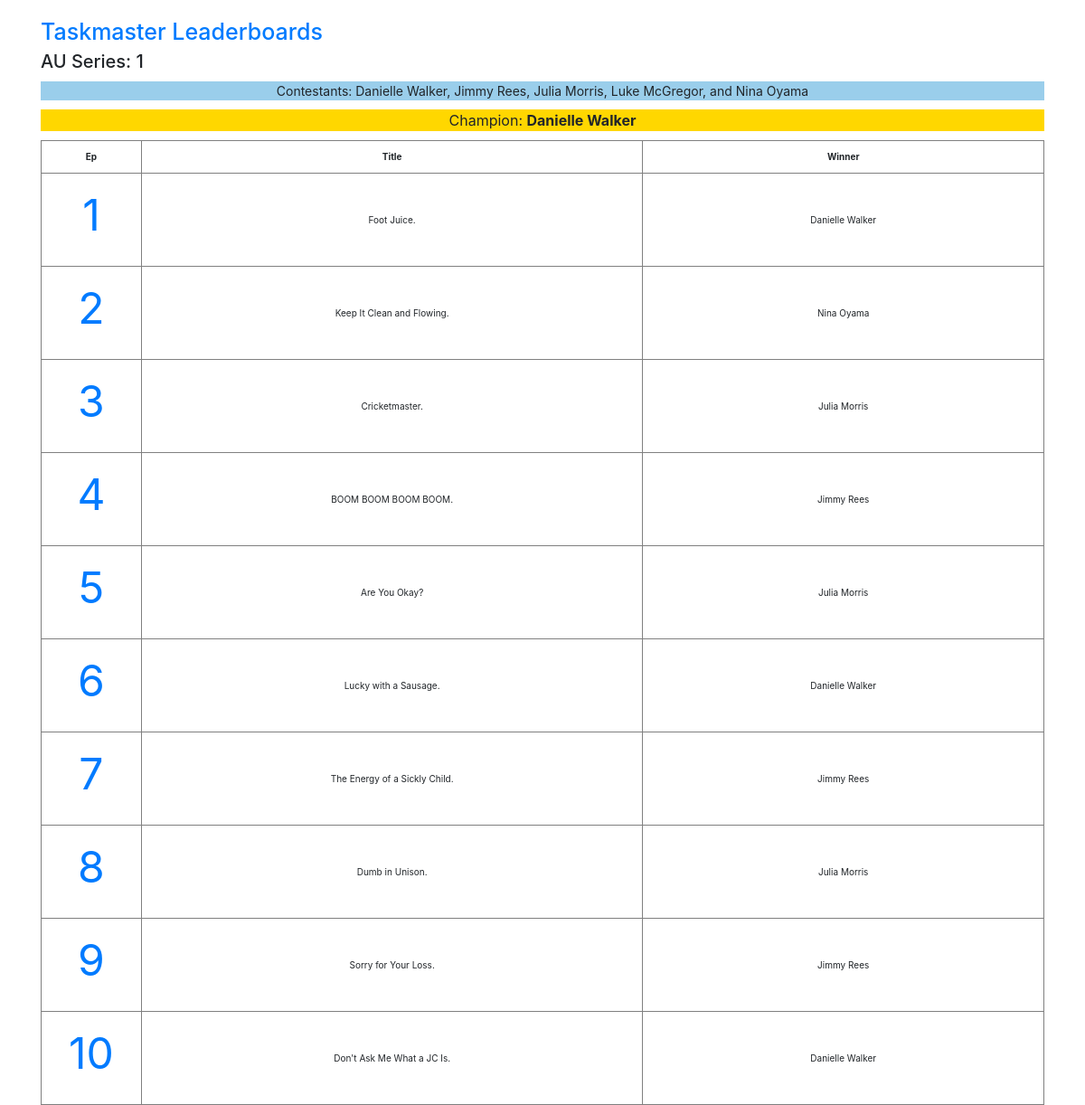
/series.php?series=1&country=AU, run on the app's committed database.
### tables this page shows
CREATE TABLE `series` (
  `id` int NOT NULL,
  `featured` int NOT NULL DEFAULT '0',
  `country` varchar(2) NOT NULL,
  `taskmaster` varchar(100) NOT NULL,
  `assistant` varchar(100) NOT NULL,
  `series` varchar(5) NOT NULL,
  `airdate_range` varchar(50) NOT NULL,
  `version` varchar(80) NOT NULL,
  `num` varchar(2) NOT NULL,
  `chair_1` varchar(100) NOT NULL,
  `chair_2` varchar(100) NOT NULL,
  `chair_3` varchar(100) NOT NULL,
  `chair_4` varchar(100) NOT NULL,
  `chair_5` varchar(100) NOT NULL,
  `score_chair_1` decimal(10,1) NOT NULL,
  `score_chair_2` decimal(10,1) NOT NULL,
  `score_chair_3` decimal(10,1) NOT NULL,
  `score_chair_4` decimal(10,1) NOT NULL,
  `score_chair_5` decimal(10,1) NOT NULL,
  `champion` varchar(200) NOT NULL,
  `series_note` varchar(300) DEFAULT NULL
);

CREATE TABLE `episodes` (
  `id` int NOT NULL,
  `country` varchar(2) DEFAULT NULL,
  `series` varchar(4) DEFAULT NULL,
  `episode` varchar(4) DEFAULT NULL,
  `ep_title` varchar(100) DEFAULT NULL,
  `ep_airdate` varchar(50) DEFAULT NULL,
  `ep_winner` varchar(50) DEFAULT NULL
);

### series.php (the view, shortened to what this page needs)
<!DOCTYPE html>
<html lang="en">
  <head>
    <link rel="stylesheet" href="https://cdn.jsdelivr.net/npm/bootstrap@3.4.1/dist/css/bootstrap.min.css">
    <link rel="stylesheet" href="https://stackpath.bootstrapcdn.com/bootstrap/4.5.2/css/bootstrap.min.css">
      </head>
  <body>
<?php
require "db.php";
$con=mysqli_connect($host, $username, $password, $dbname);
?>
<div class="container">
<?php
$country= $_GET['country'];
$series= $_GET['series'];
  echo "<h1 style='margin-top:20px;'><a href='index.php'>Taskmaster Leaderboards</a></h1>";
  echo "<h2 style='margin-top:6px;'>$country Series: $series</h2>";
?>
<table border='1' style='width:100%;table-layout: fixed;'>
<?php
  $result1 = mysqli_query($con,"SELECT * FROM series WHERE series = '$series' AND country LIKE '%$country%' LIMIT 1");
  while($row1 = mysqli_fetch_assoc($result1))
  {
  $chair_1 = $row1['chair_1'];
  $chair_2 = $row1['chair_2'];
  $chair_3 = $row1['chair_3'];
  $chair_4 = $row1['chair_4'];
  $chair_5 = $row1['chair_5'];
  $champion = $row1['champion'];
  echo "<p style='text-align:center;margin-top:10px;font-size:14px;background-color: #9ACEEB;'>Contestants: " . $chair_1 . ", " . $chair_2 . ", " . $chair_3 . ", " . $chair_4 . ", and " . $chair_5 . "</p>";
  echo "<p style='text-align:center;margin-top:10px;font-size:16px;background-color: gold;'>Champion: <b>$champion</b></p>";
  }
              $result2 = mysqli_query($con,"SELECT * FROM episodes WHERE series = '$series' AND country LIKE '%$country%'");
              $num_rows = mysqli_num_rows($result2);
                      if(!$num_rows){
                        die;
                      }
                      else
                      {
                        echo "<tr>";
                        echo "<td width=10%><center><b>Ep</b></center></td>";
                        echo "<td width=50%><center><b>Title</b></center></td>";
                        echo "<td><center><b>Winner</b></center></td>";
                        echo "</tr>";
                              while($row = mysqli_fetch_assoc($result2))
                                {
                                $episode = $row['episode'];
                                $ep_title = $row['ep_title'];
                                $ep_winner = $row['ep_winner'];
                                echo "<tr>";
                                echo "<td><center><p style='font-size:4vw'><a href='score-along.php?country=$country&series=$series&episode=$episode'>$episode</a></p></center></td>";
                                echo "<td><center>" . $ep_title . "</center></td>";
                                echo "<td><center>" . $ep_winner . "</center></td>";
                                echo "</tr>";
                                }
                        }
echo "</table>";
?>
</div>
</body>
</html>

### series.php (style rules this page uses)
th, td { padding-left: 10px; padding-right: 10px; padding-top: 10px; padding-bottom: 10px; }

### data on the page
series: chair_1 "Danielle Walker", chair_2 "Jimmy Rees", chair_3 "Julia Morris", chair_4 "Luke McGregor", chair_5 "Nina Oyama", champion "Danielle Walker"
episodes: episode "1", ep_title "Foot Juice.", ep_winner "Danielle Walker"
episodes: episode "2", ep_title "Keep It Clean and Flowing.", ep_winner "Nina Oyama"
episodes: episode "3", ep_title "Cricketmaster.", ep_winner "Julia Morris"
episodes: episode "4", ep_title "BOOM BOOM BOOM BOOM.", ep_winner "Jimmy Rees"
episodes: episode "5", ep_title "Are You Okay?", ep_winner "Julia Morris"
episodes: episode "6", ep_title "Lucky with a Sausage.", ep_winner "Danielle Walker"
episodes: episode "7", ep_title "The Energy of a Sickly Child.", ep_winner "Jimmy Rees"
episodes: episode "8", ep_title "Dumb in Unison.", ep_winner "Julia Morris"
episodes: episode "9", ep_title "Sorry for Your Loss.", ep_winner "Jimmy Rees"
episodes: episode "10", ep_title "Don't Ask Me What a JC Is.", ep_winner "Danielle Walker"

### other printed values
$country "AU"
$series "1"
